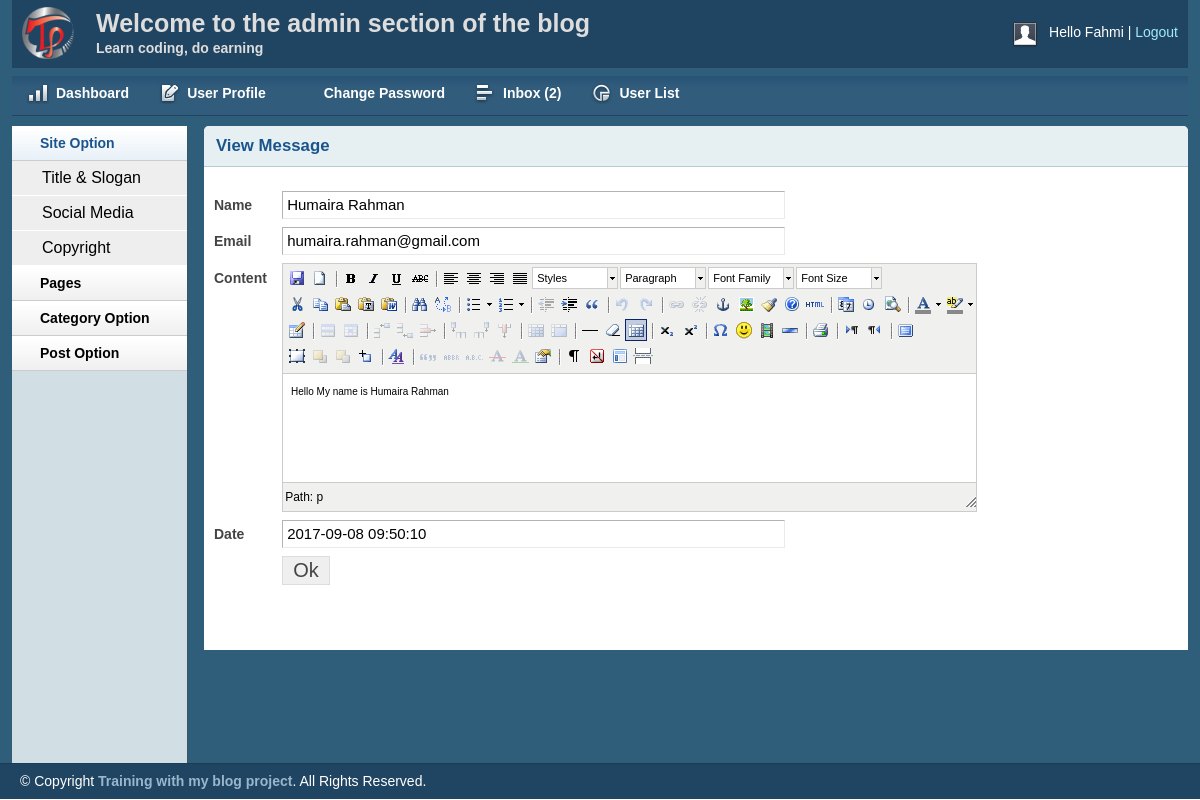
The app's page /admin/viewmessage.php?msgid=11 (signed in) with its own data.
### tables this page shows
CREATE TABLE `tbl_contact` (
  `id` int(11) NOT NULL,
  `firstname` varchar(255) NOT NULL,
  `lastname` varchar(255) NOT NULL,
  `email` varchar(255) NOT NULL,
  `body` text NOT NULL,
  `status` int(11) NOT NULL DEFAULT '0',
  `date` timestamp NOT NULL DEFAULT CURRENT_TIMESTAMP
);

### lib/Database.php (called while the page is built, shortened)
<?php
Class Database{
	public $host   = DB_HOST;
	public $user   = DB_USER;
	public $pass   = DB_PASS;
	public $dbname = DB_NAME;
	public $link;
	private function connectDB(){
	$this->link = new mysqli($this->host, $this->user, $this->pass, $this->dbname);
 }
	public function select($query){
		$result = $this->link->query($query) or die($this->link->error.__LINE__);
		if($result->num_rows > 0){
			return $result;
		} else {
			return false;
		}
	}
}
?>

### admin/viewmessage.php (the view, shortened to what this page needs)
<?php include('inc/header.php'); ?>
<?php include('inc/sidebar.php'); ?>
        <div class="grid_10">
    <div class="box round first grid">
        <h2>View Message</h2>
    <?php
    $viewmessageid = mysqli_real_escape_string($db->link, $_GET['msgid']);
    if(!isset($viewmessageid) && $viewmessageid==NULL)
    {
        echo "<script>windows.location= 'inbox.php'; </script>";
    }
    else
    {
        $msgid = $viewmessageid;
    }
    ?>
        <div class="block">
         <form action="" method="POST" enctype="multipart/form-data">
             <?php
             $sql = "SELECT * FROM tbl_contact WHERE id= '$msgid'";
             $viewInboxDetails = $db->select($sql);
             if($viewInboxDetails)
             {
                 while($value = $viewInboxDetails->fetch_assoc())
                 {
                     ?>
            <table class="form">
    <tr>
        <td>
            <label>Name</label>
        </td>
        <td>
            <input type="text" readonly="" class="medium" value="<?= $value['firstname'].' '.$value['lastname']; ?>"/>
        </td>
    </tr>
     <tr>
        <td>
            <label>Email</label>
        </td>
        <td>
            <input type="text" readonly="" class="medium" value="<?= $value['email']; ?>"/>
        </td>
    </tr>
      <tr>
        <td style="vertical-align: top; padding-top: 9px;">
            <label>Content</label>
        </td>
        <td>
        </td>
    </tr>
    <tr>
        <td>
            <label>Date</label>
        </td>
        <td>
            <input type="text" readonly="" class="medium" value="<?= $value['date']; ?>"/>
        </td>
    </tr>
    <tr>
        <td></td>
        <td>
            <input type="submit" name="submit" Value="Ok" />
        </td>
    </tr>
</table>
            <?php } } ?>
</form>
</div>
</div>
        </div> <?php include('inc/footer.php'); ?>

### admin/css/layout.css (style rules this page uses)
body { background: #fff none repeat scroll 0 0; color: #444; font-size: 14px; padding: 0; }
h1, h2, h3, h4, h5, h6 { line-height:1.2em; margin-bottom:.3em; }
h2 { margin-top:1em; }
.box { background:#fff; margin-bottom:20px; padding:10px 10px 10px 10px; margin-left:-8px; }
.box.grid { padding-bottom:40px; }
.box.round { -moz-border-radius: 5px 5px 0px 0px; -webkit-border-radius: 5px 5px 0px 0px; border-radius: 5px 5px 0px 0px; }
.box h2 { font-size:1.2em; font-weight:bold; color:#1B548D; background:#E6F0F3; margin:-10px -10px 0 -10px; padding:10px 12px; border-bottom:1px solid #B3CBD6; -moz-border-radius: 5px 5px 0px 0px; -webkit-border-radius: 5px 5px 0px 0px; border-radius: 5px 5px 0px 0px; }
.box.first { min-height: 406px; }
.block { padding-top:20px; }
table.form { width:100%; }
table.form td { padding:4px 0px; }
table.form label { font-weight:bold; }
table.form input, table.form select { font-size: 15px; padding: 4px 4px 5px 4px; border-top: 1px solid #b3b3b3; border-left: 1px solid #b3b3b3; border-right: 1px solid #eaeaea; border-bottom: 1px solid #eaeaea; }
table.form input[type="submit"] { border: 1px solid #ddd; color: #444; cursor: pointer; font-size: 20px; padding: 2px 10px; }
input.medium { width: 55%; }
.block { padding-bottom:1px; }

### admin/js/tiny-mce/themes/advanced/skins/default/content.css (style rules this page uses)
body, td, pre { color:#000; font-family:Verdana, Arial, Helvetica, sans-serif; font-size:10px; margin:8px; }
body { background:#FFF; }
h2 { font-size: 1.5em }
table, img, hr, .mceItemAnchor { cursor:default }
table td, table th { cursor:text }

### records on screen
tbl_contact: firstname+lastname "Humaira Rahman", email "humaira.rahman@gmail.com", date "2017-09-08 09:50:10"

### other values on screen
Session::get('username') "Fahmi"
$count "2"
